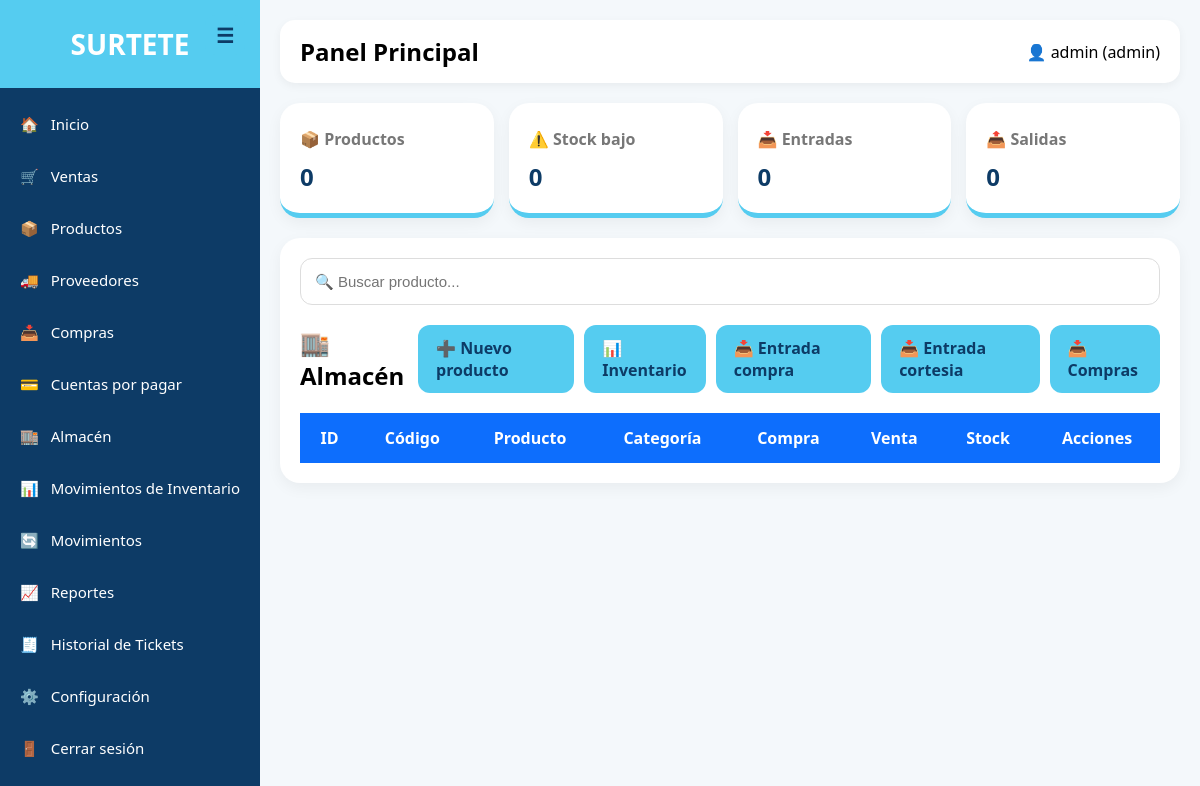
The app's page /almacen/index.php (signed in), older data.
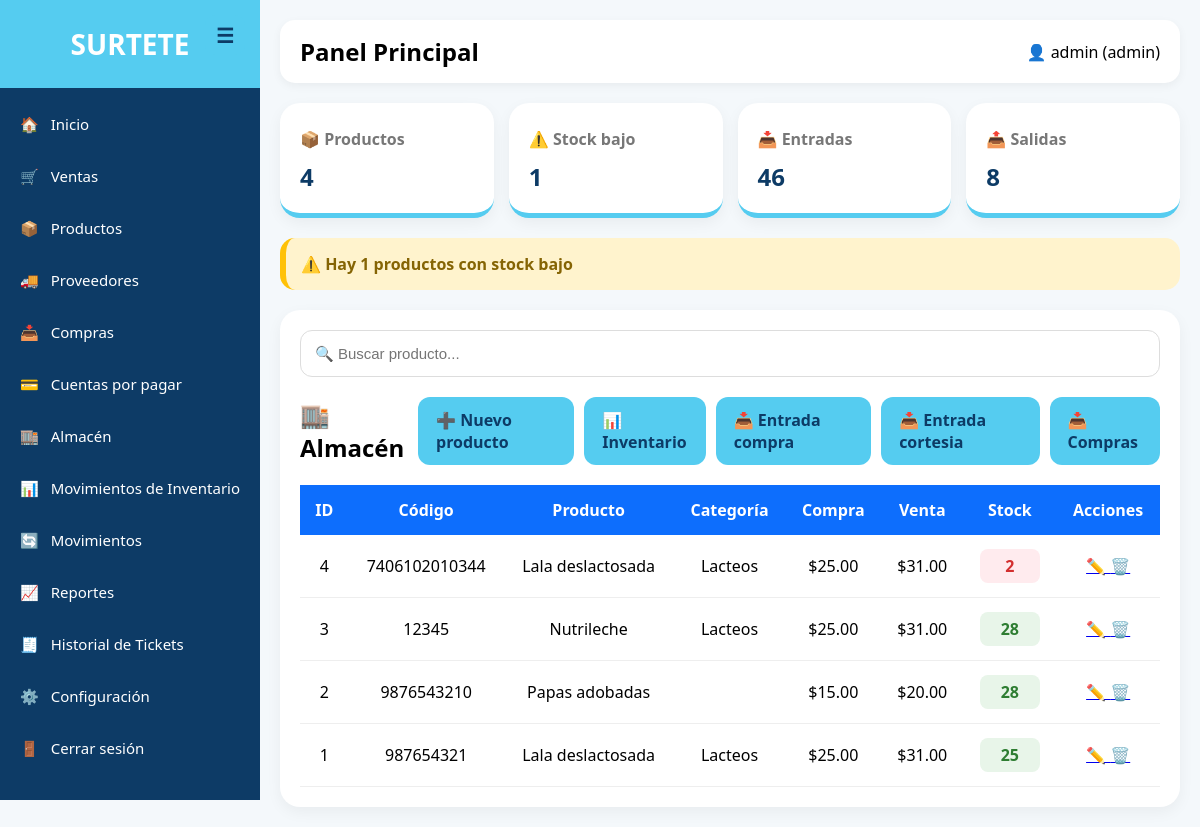
The same page, newer data.
### tables this page shows
CREATE TABLE `productos` (
  `id` int(11) NOT NULL,
  `codigo_barras` varchar(50) DEFAULT NULL,
  `nombre` varchar(150) NOT NULL,
  `descripcion` text DEFAULT NULL,
  `precio_compra` decimal(10,2) DEFAULT NULL,
  `precio_venta` decimal(10,2) DEFAULT NULL,
  `stock` int(11) DEFAULT 0,
  `categoria_id` int(11) DEFAULT NULL
);

CREATE TABLE `categorias` (
  `id` int(11) NOT NULL,
  `nombre` varchar(100) NOT NULL
);

### almacen/index.php (the view, shortened to what this page needs)
<?php
include("../config/db.php");
$sql = "
SELECT
productos.*,
categorias.nombre AS categoria
FROM productos
LEFT JOIN categorias
ON productos.categoria_id = categorias.id
ORDER BY productos.id DESC
";
$stmt = $conexion->query($sql);
$productos = $stmt->fetchAll();
$stmt_stock = $conexion->query("
SELECT COUNT(*) AS total
FROM productos
WHERE stock <= 5
");
$stock_bajo = $stmt_stock->fetch()['total'];
?>
<!DOCTYPE html>
<html lang="es">
<head>
<link rel="stylesheet" href="../assets/css/style.css">
</head>
<body>
<?php include("../includes/sidebar.php"); ?>
<div class="main">
<?php include("../includes/topbar.php"); ?>
<div class="cards">
    <div class="card">
        <p>📦 Productos</p>
        <h2><?php echo count($productos); ?></h2>
    </div>
    <div class="card">
        <p>⚠️ Stock bajo</p>
        <h2><?php echo $stock_bajo; ?></h2>
    </div>
    <div class="card">
        <p>📥 Entradas</p>
        <h2>
            <?php
            $entradas = $conexion->query("
            SELECT IFNULL(SUM(cantidad),0) total
            FROM movimientos_inventario
            WHERE tipo='entrada'
            ")->fetch()['total'];
            echo $entradas;
            ?>
        </h2>
    </div>
    <div class="card">
        <p>📤 Salidas</p>
        <h2>
            <?php
            $salidas = $conexion->query("
            SELECT IFNULL(SUM(cantidad),0) total
            FROM movimientos_inventario
            WHERE tipo='salida'
            ")->fetch()['total'];
            echo $salidas;
            ?>
        </h2>
    </div>
</div>
<?php if($stock_bajo > 0): ?>
<div class="alerta-stock">
⚠️ Hay <?php echo $stock_bajo; ?> productos con stock bajo
</div>
<?php endif; ?>
<div class="table-container">
<div class="search-box">
<input
type="text"
id="buscar"
placeholder="🔍 Buscar producto...">
</div>
<div class="top-actions">
<h2>🏬 Almacén</h2>
<div style="display:flex; gap:10px;">
<a href="crear.php" class="btn">
➕ Nuevo producto
</a>
<a href="../inventario/index.php" class="btn">
📊 Inventario
</a>
<a href="entrada_compra.php" class="btn">
📥 Entrada compra
</a>
<a href="entrada_cortesia.php" class="btn">
📥 Entrada cortesia
</a>
<a href="../compras/index.php" class="btn">
📥 Compras
</a>
</div>
</div>
<table>
<thead>
<tr>
<th>ID</th>
<th>Código</th>
<th>Producto</th>
<th>Categoría</th>
<th>Compra</th>
<th>Venta</th>
<th>Stock</th>
<th>Acciones</th>
</tr>
</thead>
<tbody id="tabla-productos">
<?php foreach($productos as $p): ?>
<?php
$clase = 'normal';
if($p['stock'] <= 5){
    $clase = 'bajo';
}
elseif($p['stock'] <= 10){
    $clase = 'medio';
}
?>
<tr>
<td><?php echo $p['id']; ?></td>
<td><?php echo $p['codigo_barras']; ?></td>
<td><?php echo $p['nombre']; ?></td>
<td><?php echo $p['categoria']; ?></td>
<td>
$<?php echo number_format($p['precio_compra'],2); ?>
</td>
<td>
$<?php echo number_format($p['precio_venta'],2); ?>
</td>
<td>
<span class="stock <?php echo $clase; ?>">
<?php echo $p['stock']; ?>
</span>
</td>
<td>
<a href="../productos/editar.php?id=<?php echo $p['id']; ?>">
✏️
</a>
<a
href="../productos/eliminar.php?id=<?php echo $p['id']; ?>"
onclick="return confirm('¿Eliminar producto?')">
🗑️
</a>
</td>
</tr>
<?php endforeach; ?>
</tbody>
</table>
</div>
</div>
</body>
</html>

Row changes from the older to the newer data that the page shows:
added productos: id "4", codigo_barras "7406102010344", nombre "Lala deslactosada", categoria.nombre "Lacteos", precio_compra "25.00", precio_venta "31.00", stock "2"
added productos: id "3", codigo_barras "12345", nombre "Nutrileche", categoria.nombre "Lacteos", precio_compra "25.00", precio_venta "31.00", stock "28"
added productos: id "2", codigo_barras "9876543210", nombre "Papas adobadas", precio_compra "15.00", precio_venta "20.00", stock "28"
added productos: id "1", codigo_barras "987654321", nombre "Lala deslactosada", categoria.nombre "Lacteos", precio_compra "25.00", precio_venta "31.00", stock "25"
Text that changed along with them:
count($productos): "0" → "4"
$stock_bajo: "0" → "1"
$entradas: "0" → "46"
$salidas: "0" → "8"
$stock_bajo: (not shown) → "1"
text now shown: "⚠️ Hay productos con stock bajo"
